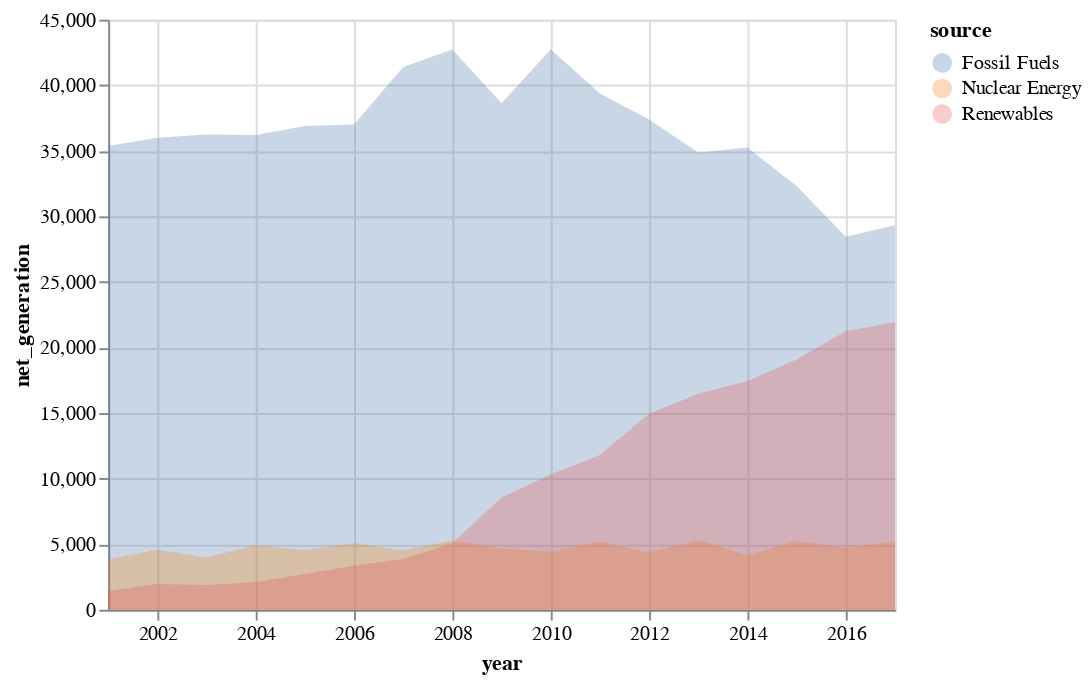

The code cell stored with this chart in its notebook:
### Code cell
alt.Chart(iowa).mark_area(opacity=0.3).encode(
    x="year:T",
    y=alt.Y("net_generation:Q", stack=None),
    color="source:N"
)

### Figure 1 — Vega-Lite specification as saved in the notebook (floating-point values rounded to 4 significant figures)
{"$schema": "https://vega.github.io/schema/vega-lite/v3.3.0.json", "config": {"mark": {"tooltip": null}, "view": {"height": 300, "width": 400}}, "data": {"name": "data-bb61008ba0c766c5601afa5323d12ad4"}, "datasets": {"data-bb61008ba0c766c5601afa5323d12ad4": [{"net_generation": 35361, "source": "Fossil Fuels", "year": "2001-01-01T00:00:00"}, {"net_generation": 35991, "source": "Fossil Fuels", "year": "2002-01-01T00:00:00"}, {"net_generation": 36234, "source": "Fossil Fuels", "year": "2003-01-01T00:00:00"}, {"net_generation": 36205, "source": "Fossil Fuels", "year": "2004-01-01T00:00:00"}, {"net_generation": 36883, "source": "Fossil Fuels", "year": "2005-01-01T00:00:00"}, {"net_generation": 37014, "source": "Fossil Fuels", "year": "2006-01-01T00:00:00"}, {"net_generation": 41389, "source": "Fossil Fuels", "year": "2007-01-01T00:00:00"}, {"net_generation": 42734, "source": "Fossil Fuels", "year": "2008-01-01T00:00:00"}, {"net_generation": 38620, "source": "Fossil Fuels", "year": "2009-01-01T00:00:00"}, {"net_generation": 42750, "source": "Fossil Fuels", "year": "2010-01-01T00:00:00"}, {"net_generation": 39361, "source": "Fossil Fuels", "year": "2011-01-01T00:00:00"}, {"net_generation": 37379, "source": "Fossil Fuels", "year": "2012-01-01T00:00:00"}, {"net_generation": 34873, "source": "Fossil Fuels", "year": "2013-01-01T00:00:00"}, {"net_generation": 35250, "source": "Fossil Fuels", "year": "2014-01-01T00:00:00"}, {"net_generation": 32319, "source": "Fossil Fuels", "year": "2015-01-01T00:00:00"}, {"net_generation": 28437, "source": "Fossil Fuels", "year": "2016-01-01T00:00:00"}, {"net_generation": 29329, "source": "Fossil Fuels", "year": "2017-01-01T00:00:00"}, {"net_generation": 3853, "source": "Nuclear Energy", "year": "2001-01-01T00:00:00"}, {"net_generation": 4574, "source": "Nuclear Energy", "year": "2002-01-01T00:00:00"}, {"net_generation": 3988, "source": "Nuclear Energy", "year": "2003-01-01T00:00:00"}, {"net_generation": 4929, "source": "Nuclear Energy", "year": "2004-01-01T00:00:00"}, {"net_generation": 4538, "source": "Nuclear Energy", "year": "2005-01-01T00:00:00"}, {"net_generation": 5095, "source": "Nuclear Energy", "year": "2006-01-01T00:00:00"}, {"net_generation": 4519, "source": "Nuclear Energy", "year": "2007-01-01T00:00:00"}, {"net_generation": 5282, "source": "Nuclear Energy", "year": "2008-01-01T00:00:00"}, {"net_generation": 4679, "source": "Nuclear Energy", "year": "2009-01-01T00:00:00"}, {"net_generation": 4451, "source": "Nuclear Energy", "year": "2010-01-01T00:00:00"}, {"net_generation": 5215, "source": "Nuclear Energy", "year": "2011-01-01T00:00:00"}, {"net_generation": 4347, "source": "Nuclear Energy", "year": "2012-01-01T00:00:00"}, {"net_generation": 5321, "source": "Nuclear Energy", "year": "2013-01-01T00:00:00"}, {"net_generation": 4152, "source": "Nuclear Energy", "year": "2014-01-01T00:00:00"}, {"net_generation": 5243, "source": "Nuclear Energy", "year": "2015-01-01T00:00:00"}, {"net_generation": 4703, "source": "Nuclear Energy", "year": "2016-01-01T00:00:00"}, {"net_generation": 5214, "source": "Nuclear Energy", "year": "2017-01-01T00:00:00"}, {"net_generation": 1437, "source": "Renewables", "year": "2001-01-01T00:00:00"}, {"net_generation": 1963, "source": "Renewables", "year": "2002-01-01T00:00:00"}, {"net_generation": 1885, "source": "Renewables", "year": "2003-01-01T00:00:00"}, {"net_generation": 2102, "source": "Renewables", "year": "2004-01-01T00:00:00"}, {"net_generation": 2724, "source": "Renewables", "year": "2005-01-01T00:00:00"}, {"net_generation": 3364, "source": "Renewables", "year": "2006-01-01T00:00:00"}, {"net_generation": 3870, "source": "Renewables", "year": "2007-01-01T00:00:00"}, {"net_generation": 5070, "source": "Renewables", "year": "2008-01-01T00:00:00"}, {"net_generation": 8560, "source": "Renewables", "year": "2009-01-01T00:00:00"}, {"net_generation": 10308, "source": "Renewables", "year": "2010-01-01T00:00:00"}, {"net_generation": 11795, "source": "Renewables", "year": "2011-01-01T00:00:00"}, {"net_generation": 14949, "source": "Renewables", "year": "2012-01-01T00:00:00"}, {"net_generation": 16476, "source": "Renewables", "year": "2013-01-01T00:00:00"}, {"net_generation": 17452, "source": "Renewables", "year": "2014-01-01T00:00:00"}, {"net_generation": 19091, "source": "Renewables", "year": "2015-01-01T00:00:00"}, {"net_generation": 21241, "source": "Renewables", "year": "2016-01-01T00:00:00"}, {"net_generation": 21933, "source": "Renewables", "year": "2017-01-01T00:00:00"}]}, "encoding": {"color": {"field": "source", "type": "nominal"}, "x": {"field": "year", "type": "temporal"}, "y": {"field": "net_generation", "stack": null, "type": "quantitative"}}, "mark": {"opacity": 0.3, "type": "area"}}
